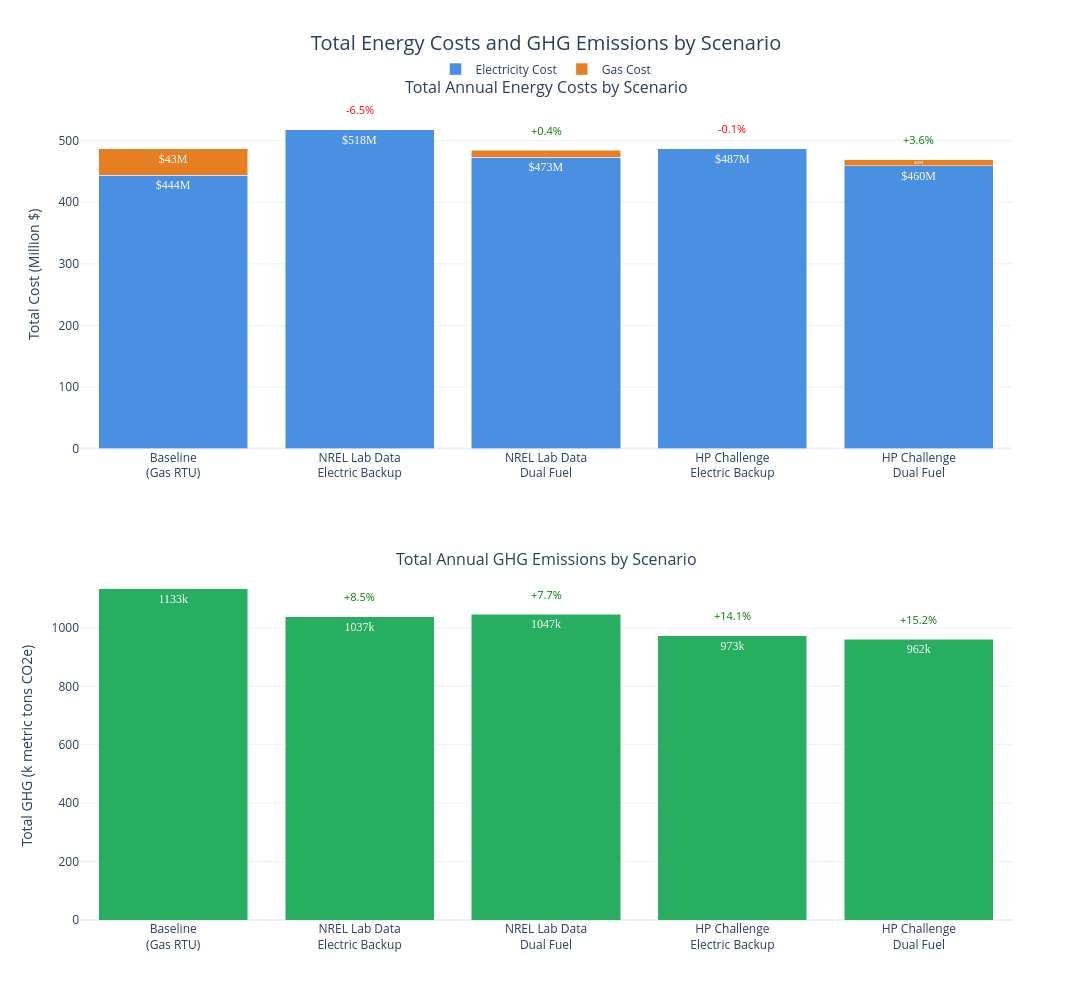

Write notebook code for a chart like this one.
### Code cell
# =============================================================================
# BAR PLOTS: Total Costs and GHG Emissions by Scenario
# =============================================================================

print("\n📊 Creating bar plots for total costs and GHG emissions...")

# Calculate totals across all stores for each scenario
scenarios_bar = ["Baseline", "NREL_Electric", "NREL_DualFuel", "HPC_Electric", "HPC_DualFuel"]

# Prepare data for costs
total_costs = []
total_elec_costs = []
total_gas_costs = []
cost_savings_vs_baseline = []

for scenario in scenarios_bar:
    total_cost_col = f"{scenario}_Total_Energy_Cost"
    elec_consumption_col = f"{scenario}_Electric_Consumption_Cost"
    elec_demand_col = f"{scenario}_Electric_Demand_Cost"
    gas_cost_col = f"{scenario}_Gas_Cost"
    
    total_cost = df_stores_with_costs[total_cost_col].sum()
    elec_cost = (df_stores_with_costs[elec_consumption_col].sum() + 
                 df_stores_with_costs[elec_demand_col].sum())
    gas_cost = df_stores_with_costs[gas_cost_col].sum()
    
    total_costs.append(total_cost)
    total_elec_costs.append(elec_cost)
    total_gas_costs.append(gas_cost)
    
    if scenario == "Baseline":
        cost_savings_vs_baseline.append(0)  # Baseline has 0% savings
    else:
        baseline_total = total_costs[0]
        savings_pct = (baseline_total - total_cost) / baseline_total * 100
        cost_savings_vs_baseline.append(savings_pct)

# Prepare data for GHG emissions
total_ghg = []
total_elec_ghg = []
total_gas_ghg = []
ghg_savings_vs_baseline = []

for scenario in scenarios_bar:
    ghg_total_col = f"{scenario}_GHG_Emissions_kg"
    
    if ghg_total_col in df_stores_with_costs.columns:
        total_ghg_val = df_stores_with_costs[ghg_total_col].sum() / 1000  # Convert to metric tons
        total_ghg.append(total_ghg_val)
        
        # For simplicity, we'll just show total (actual breakdown would require more detailed data)
        total_elec_ghg.append(total_ghg_val)  # Placeholder
        total_gas_ghg.append(0)  # Placeholder
        
        if scenario == "Baseline":
            ghg_savings_vs_baseline.append(0)
        else:
            baseline_ghg = total_ghg[0]
            savings_pct = (baseline_ghg - total_ghg_val) / baseline_ghg * 100
            ghg_savings_vs_baseline.append(savings_pct)
    else:
        total_ghg.append(0)
        total_elec_ghg.append(0)
        total_gas_ghg.append(0)
        ghg_savings_vs_baseline.append(0)

# Create labels
scenario_labels_bar = {
    "Baseline": "Baseline<br>(Gas RTU)",
    "NREL_Electric": "NREL Lab Data<br>Electric Backup",
    "NREL_DualFuel": "NREL Lab Data<br>Dual Fuel",
    "HPC_Electric": "HP Challenge<br>Electric Backup",
    "HPC_DualFuel": "HP Challenge<br>Dual Fuel",
}

labels = [scenario_labels_bar[s] for s in scenarios_bar]

# Create figure with 2 subplots
fig_bars = make_subplots(
    rows=2, cols=1,
    subplot_titles=["Total Annual Energy Costs by Scenario", 
                    "Total Annual GHG Emissions by Scenario"],
    vertical_spacing=0.15,
    specs=[[{"type": "bar"}], [{"type": "bar"}]]
)

# Colors for the bars
bar_colors = ['#1f77b4', '#ff7f0e', '#2ca02c', '#d62728', '#9467bd']

# Top subplot: Costs (in Million $)
for i, scenario in enumerate(scenarios_bar):
    elec_cost_m = total_elec_costs[i] / 1e6
    gas_cost_m = total_gas_costs[i] / 1e6
    
    # Add electricity cost (bottom part)
    fig_bars.add_trace(
        go.Bar(
            x=[labels[i]],
            y=[elec_cost_m],
            name="Electricity Cost" if i == 0 else "",
            marker_color='#4A90E2',
            showlegend=(i == 0),
            legendgroup="elec",
            text=f"${elec_cost_m:.0f}M",
            textposition='inside',
            textfont=dict(size=12, color='white', family='Arial Black'),
            hovertemplate=f"Electricity: ${total_elec_costs[i]:,.0f}<extra></extra>"
        ),
        row=1, col=1
    )
    
    # Add gas cost (top part)
    fig_bars.add_trace(
        go.Bar(
            x=[labels[i]],
            y=[gas_cost_m],
            name="Gas Cost" if i == 0 else "",
            marker_color='#E67E22',
            showlegend=(i == 0),
            legendgroup="gas",
            text=f"${gas_cost_m:.0f}M",
            textposition='inside',
            textfont=dict(size=12, color='white', family='Arial Black'),
            hovertemplate=f"Gas: ${total_gas_costs[i]:,.0f}<extra></extra>"
        ),
        row=1, col=1
    )
    
    # Add savings percentage (1 decimal, skip for baseline)
    if scenario != "Baseline":
        fig_bars.add_annotation(
            x=labels[i],
            y=elec_cost_m + gas_cost_m,
            text=f"{cost_savings_vs_baseline[i]:+.1f}%",
            showarrow=False,
            yshift=20,
            font=dict(size=11, color='green' if cost_savings_vs_baseline[i] > 0 else 'red'),
            row=1, col=1
        )

# Bottom subplot: GHG Emissions (in k Metric tons)
for i, scenario in enumerate(scenarios_bar):
    ghg_k = total_ghg[i] / 1000
    
    # Add GHG bar
    fig_bars.add_trace(
        go.Bar(
            x=[labels[i]],
            y=[ghg_k],
            name="GHG Emissions" if i == 0 else "",
            marker_color='#27AE60',
            showlegend=False,
            text=f"{ghg_k:.0f}k",
            textposition='inside',
            textfont=dict(size=12, color='white', family='Arial Black'),
            hovertemplate=f"Total: {total_ghg[i]:,.0f} tons CO2e<extra></extra>"
        ),
        row=2, col=1
    )
    
    # Add savings percentage (1 decimal, skip for baseline)
    if scenario != "Baseline":
        fig_bars.add_annotation(
            x=labels[i],
            y=ghg_k,
            text=f"{ghg_savings_vs_baseline[i]:+.1f}%",
            showarrow=False,
            yshift=20,
            font=dict(size=11, color='green' if ghg_savings_vs_baseline[i] > 0 else 'red'),
            row=2, col=1
        )

# Update layout
fig_bars.update_layout(
    barmode='stack',
    height=1000,
    width=1200,
    template="plotly_white",
    showlegend=True,
    legend=dict(
        orientation="h",
        yanchor="bottom",
        y=1.02,
        xanchor="center",
        x=0.5
    ),
    title=dict(
        text="Total Energy Costs and GHG Emissions by Scenario",
        font=dict(size=20),
        x=0.5,
        xanchor="center",
    ),
)

# Update axes
fig_bars.update_yaxes(title_text="Total Cost (Million $)", row=1, col=1)
fig_bars.update_yaxes(title_text="Total GHG (k metric tons CO2e)", row=2, col=1)

# Save as HTML and high-resolution JPEG
bar_html = PLOTS_DIR / "total_costs_ghg_bars.html"
bar_jpeg = PLOTS_DIR / "total_costs_ghg_bars.jpeg"
fig_bars.write_html(str(bar_html))
fig_bars.write_image(str(bar_jpeg), width=1200, height=1000, scale=3)
fig_bars.show()

print("✅ Bar plots created")
print(f"   Saved to: {bar_html}")
print(f"   Saved to: {bar_jpeg}")
print(f"\n📊 Summary Statistics:")
print(f"   Baseline Total Cost: ${total_costs[0]:,.0f}")
print(f"   Baseline Total GHG: {total_ghg[0]:,.0f} metric tons CO2e")
print("\n   Cost Savings vs Baseline:")
for i, scenario in enumerate(scenarios_bar[1:], 1):
    print(f"      {scenario}: {cost_savings_vs_baseline[i]:+.1f}%")

print("\n   GHG Savings vs Baseline:")

for i, scenario in enumerate(scenarios_bar[1:], 1):    print(f"      {scenario}: {ghg_savings_vs_baseline[i]:+.1f}%")

### Figure 1 — Plotly figure (JSON) as saved in the notebook; plotly's stock layout.template omitted (floating-point values rounded to 4 significant figures)
{"data": [{"hovertemplate": "Electricity: $444,121,523<extra></extra>", "legendgroup": "elec", "marker": {"color": "#4A90E2"}, "name": "Electricity Cost", "showlegend": true, "text": "$444M", "textfont": {"color": "white", "family": "Arial Black", "size": 12}, "textposition": "inside", "type": "bar", "x": ["Baseline<br>(Gas RTU)"], "xaxis": "x", "y": [444.1], "yaxis": "y"}, {"hovertemplate": "Gas: $42,596,056<extra></extra>", "legendgroup": "gas", "marker": {"color": "#E67E22"}, "name": "Gas Cost", "showlegend": true, "text": "$43M", "textfont": {"color": "white", "family": "Arial Black", "size": 12}, "textposition": "inside", "type": "bar", "x": ["Baseline<br>(Gas RTU)"], "xaxis": "x", "y": [42.6], "yaxis": "y"}, {"hovertemplate": "Electricity: $518,250,204<extra></extra>", "legendgroup": "elec", "marker": {"color": "#4A90E2"}, "name": "", "showlegend": false, "text": "$518M", "textfont": {"color": "white", "family": "Arial Black", "size": 12}, "textposition": "inside", "type": "bar", "x": ["NREL Lab Data<br>Electric Backup"], "xaxis": "x", "y": [518.3], "yaxis": "y"}, {"hovertemplate": "Gas: $0<extra></extra>", "legendgroup": "gas", "marker": {"color": "#E67E22"}, "name": "", "showlegend": false, "text": "$0M", "textfont": {"color": "white", "family": "Arial Black", "size": 12}, "textposition": "inside", "type": "bar", "x": ["NREL Lab Data<br>Electric Backup"], "xaxis": "x", "y": [0], "yaxis": "y"}, {"hovertemplate": "Electricity: $473,338,260<extra></extra>", "legendgroup": "elec", "marker": {"color": "#4A90E2"}, "name": "", "showlegend": false, "text": "$473M", "textfont": {"color": "white", "family": "Arial Black", "size": 12}, "textposition": "inside", "type": "bar", "x": ["NREL Lab Data<br>Dual Fuel"], "xaxis": "x", "y": [473.3], "yaxis": "y"}, {"hovertemplate": "Gas: $11,371,509<extra></extra>", "legendgroup": "gas", "marker": {"color": "#E67E22"}, "name": "", "showlegend": false, "text": "$11M", "textfont": {"color": "white", "family": "Arial Black", "size": 12}, "textposition": "inside", "type": "bar", "x": ["NREL Lab Data<br>Dual Fuel"], "xaxis": "x", "y": [11.37], "yaxis": "y"}, {"hovertemplate": "Electricity: $486,978,700<extra></extra>", "legendgroup": "elec", "marker": {"color": "#4A90E2"}, "name": "", "showlegend": false, "text": "$487M", "textfont": {"color": "white", "family": "Arial Black", "size": 12}, "textposition": "inside", "type": "bar", "x": ["HP Challenge<br>Electric Backup"], "xaxis": "x", "y": [487.0], "yaxis": "y"}, {"hovertemplate": "Gas: $0<extra></extra>", "legendgroup": "gas", "marker": {"color": "#E67E22"}, "name": "", "showlegend": false, "text": "$0M", "textfont": {"color": "white", "family": "Arial Black", "size": 12}, "textposition": "inside", "type": "bar", "x": ["HP Challenge<br>Electric Backup"], "xaxis": "x", "y": [0], "yaxis": "y"}, {"hovertemplate": "Electricity: $459,580,949<extra></extra>", "legendgroup": "elec", "marker": {"color": "#4A90E2"}, "name": "", "showlegend": false, "text": "$460M", "textfont": {"color": "white", "family": "Arial Black", "size": 12}, "textposition": "inside", "type": "bar", "x": ["HP Challenge<br>Dual Fuel"], "xaxis": "x", "y": [459.6], "yaxis": "y"}, {"hovertemplate": "Gas: $9,392,737<extra></extra>", "legendgroup": "gas", "marker": {"color": "#E67E22"}, "name": "", "showlegend": false, "text": "$9M", "textfont": {"color": "white", "family": "Arial Black", "size": 12}, "textposition": "inside", "type": "bar", "x": ["HP Challenge<br>Dual Fuel"], "xaxis": "x", "y": [9.393], "yaxis": "y"}, {"hovertemplate": "Total: 1,133,335 tons CO2e<extra></extra>", "marker": {"color": "#27AE60"}, "name": "GHG Emissions", "showlegend": false, "text": "1133k", "textfont": {"color": "white", "family": "Arial Black", "size": 12}, "textposition": "inside", "type": "bar", "x": ["Baseline<br>(Gas RTU)"], "xaxis": "x2", "y": [1133.0], "yaxis": "y2"}, {"hovertemplate": "Total: 1,037,374 tons CO2e<extra></extra>", "marker": {"color": "#27AE60"}, "name": "", "showlegend": false, "text": "1037k", "textfont": {"color": "white", "family": "Arial Black", "size": 12}, "textposition": "inside", "type": "bar", "x": ["NREL Lab Data<br>Electric Backup"], "xaxis": "x2", "y": [1037.0], "yaxis": "y2"}, {"hovertemplate": "Total: 1,046,619 tons CO2e<extra></extra>", "marker": {"color": "#27AE60"}, "name": "", "showlegend": false, "text": "1047k", "textfont": {"color": "white", "family": "Arial Black", "size": 12}, "textposition": "inside", "type": "bar", "x": ["NREL Lab Data<br>Dual Fuel"], "xaxis": "x2", "y": [1047.0], "yaxis": "y2"}, {"hovertemplate": "Total: 972,994 tons CO2e<extra></extra>", "marker": {"color": "#27AE60"}, "name": "", "showlegend": false, "text": "973k", "textfont": {"color": "white", "family": "Arial Black", "size": 12}, "textposition": "inside", "type": "bar", "x": ["HP Challenge<br>Electric Backup"], "xaxis": "x2", "y": [973.0], "yaxis": "y2"}, {"hovertemplate": "Total: 961,514 tons CO2e<extra></extra>", "marker": {"color": "#27AE60"}, "name": "", "showlegend": false, "text": "962k", "textfont": {"color": "white", "family": "Arial Black", "size": 12}, "textposition": "inside", "type": "bar", "x": ["HP Challenge<br>Dual Fuel"], "xaxis": "x2", "y": [961.5], "yaxis": "y2"}], "layout": {"annotations": [{"font": {"size": 16}, "showarrow": false, "text": "Total Annual Energy Costs by Scenario", "x": 0.5, "xanchor": "center", "xref": "paper", "y": 1, "yanchor": "bottom", "yref": "paper"}, {"font": {"size": 16}, "showarrow": false, "text": "Total Annual GHG Emissions by Scenario", "x": 0.5, "xanchor": "center", "xref": "paper", "y": 0.425, "yanchor": "bottom", "yref": "paper"}, {"font": {"color": "red", "size": 11}, "showarrow": false, "text": "-6.5%", "x": "NREL Lab Data<br>Electric Backup", "xref": "x", "y": 518.3, "yref": "y", "yshift": 20}, {"font": {"color": "green", "size": 11}, "showarrow": false, "text": "+0.4%", "x": "NREL Lab Data<br>Dual Fuel", "xref": "x", "y": 484.7, "yref": "y", "yshift": 20}, {"font": {"color": "red", "size": 11}, "showarrow": false, "text": "-0.1%", "x": "HP Challenge<br>Electric Backup", "xref": "x", "y": 487.0, "yref": "y", "yshift": 20}, {"font": {"color": "green", "size": 11}, "showarrow": false, "text": "+3.6%", "x": "HP Challenge<br>Dual Fuel", "xref": "x", "y": 469.0, "yref": "y", "yshift": 20}, {"font": {"color": "green", "size": 11}, "showarrow": false, "text": "+8.5%", "x": "NREL Lab Data<br>Electric Backup", "xref": "x2", "y": 1037.0, "yref": "y2", "yshift": 20}, {"font": {"color": "green", "size": 11}, "showarrow": false, "text": "+7.7%", "x": "NREL Lab Data<br>Dual Fuel", "xref": "x2", "y": 1047.0, "yref": "y2", "yshift": 20}, {"font": {"color": "green", "size": 11}, "showarrow": false, "text": "+14.1%", "x": "HP Challenge<br>Electric Backup", "xref": "x2", "y": 973.0, "yref": "y2", "yshift": 20}, {"font": {"color": "green", "size": 11}, "showarrow": false, "text": "+15.2%", "x": "HP Challenge<br>Dual Fuel", "xref": "x2", "y": 961.5, "yref": "y2", "yshift": 20}], "barmode": "stack", "height": 1000, "legend": {"orientation": "h", "x": 0.5, "xanchor": "center", "y": 1.02, "yanchor": "bottom"}, "showlegend": true, "title": {"font": {"size": 20}, "text": "Total Energy Costs and GHG Emissions by Scenario", "x": 0.5, "xanchor": "center"}, "width": 1200, "xaxis": {"anchor": "y", "domain": [0, 1]}, "xaxis2": {"anchor": "y2", "domain": [0, 1]}, "yaxis": {"anchor": "x", "domain": [0.575, 1], "title": {"text": "Total Cost (Million $)"}}, "yaxis2": {"anchor": "x2", "domain": [0, 0.425], "title": {"text": "Total GHG (k metric tons CO2e)"}}}}
